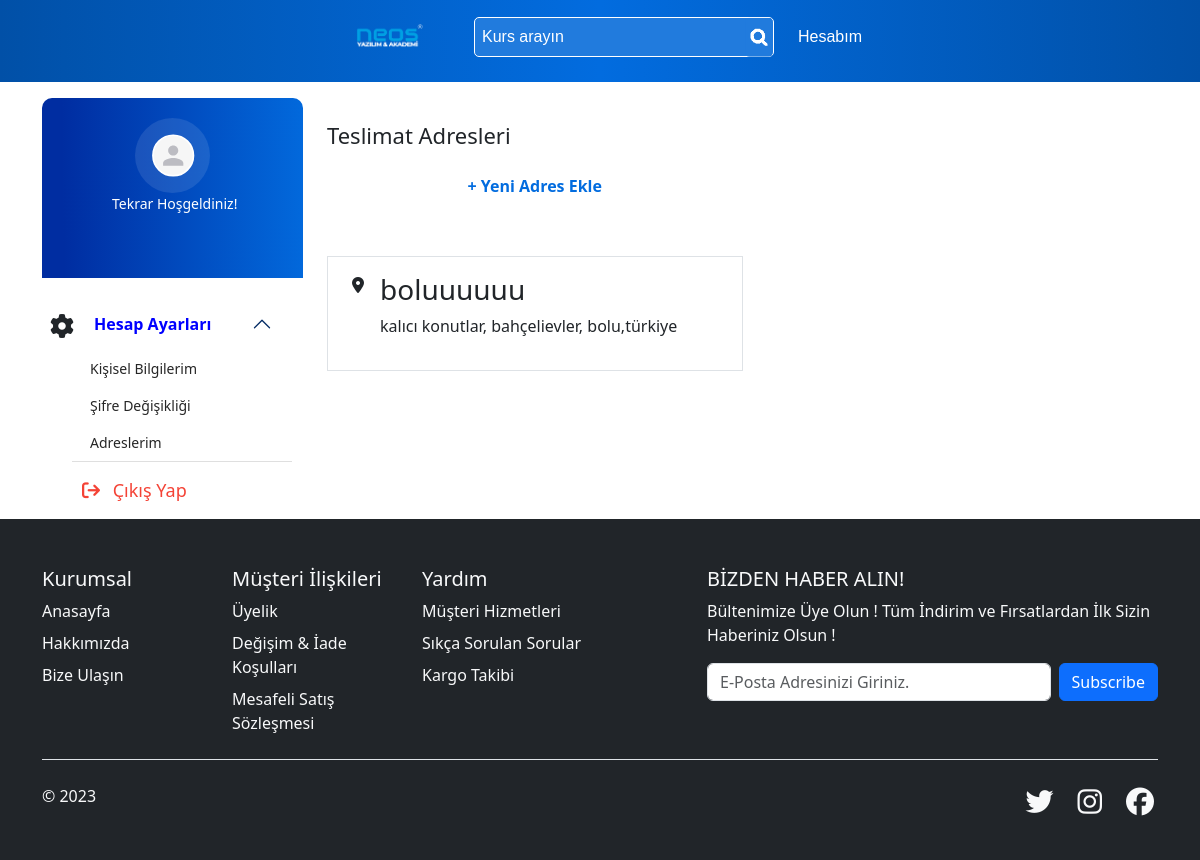
Screenshot of /kullanici/hesabim-adres/ (signed in) with the database file from the repository.
### kurs/models.py (models this page shows, shortened)
class Adres(models.Model):
    user = models.OneToOneField(User,on_delete=models.CASCADE, null=True,blank=True)
    ulke = models.CharField(max_length=100)
    sehir = models.CharField(max_length=100)
    ilce = models.CharField(max_length=100)
    acik_adres = models.CharField(max_length=100)
    adres_baslik = models.CharField(max_length=100)

### user/views.py (the view, shortened to what this page needs)
# urls.py: path('hesabim-adres/',adres, name='hesabim-adres')
def adres(request):
    user = request.user
    adress= Adres.objects.filter(user = user)
    context = {
        'adres' : adress,
    }
    return render(request,'hesabim-adres.html',context)

### kurs/context_processors.py (called while the page is built)
def kategori_context(request):
    kategori = Kategori.objects.all()
    return{'kategori': kategori}

### templates/hesabim-adres.html (shortened to what this page needs)
{% extends "index.html" %}
{% load static %}
{% block content %}
{% include "includes/_navbar.html" %}
<div class="sidenav-content mt-3 container">
  <div class="side-nav-header">
    <div class="row">
      {% include "includes/_hesabim-left-side.html" %}
      <div class="col-lg-9 col-sm-12 right-side hessap">
        <form method="POST">
          <div id="adreslerimm" class="adreslerim pt-4">
            <div class="s d-flex gap-3">
              <div class="col-lg-6 col-md-12">
                <h4 class="adresBasi w-100">Teslimat Adresleri</h4>
                <button type="button" class="btn btn-bg w-100" data-bs-toggle="modal" data-bs-target="#teslimatModal">
                  <span class="aciklamas">+ Yeni Adres Ekle</span>
                </button>
              </div>
            </div>
            </div>
        </form>
        {% for i in adres %}
        {% if request.user.adres%}
        <div class="d-flex">
          <div class="col-lg-6 col-md-12 border border-1 mt-5 p-3">
            <div class="d-flex justify-content-start">
              <div class="mx-2">
                <i class="fa-solid fa-location-dot"></i>
              </div>
              <div class="mx-2">
                <h3>{{i.adres_baslik}}</h3>
                <div>
                  <p>{{i.acik_adres}}, {{i.ilce}}, {{i.sehir}},{{i.ulke}}</p>
                </div>
              </div>
            </div>
          </div>
        </div>
        {% endif %}
        {% endfor %}
      </div>
    </div>
  </div>
</div>
{% endblock content %}

### static/css/stylev1.css (style rules this page uses)
.btn-bg { border: 1px solid var(--outline-lightblue) !important; padding: 10px !important; }
.adresBasi { font-size: 22px; font-weight: 500; margin-bottom: 15px !important; }
.aciklamas { font-size: 16px; font-weight: 600; color: #026cdf; }

### rows the page displays
Adres: adres_baslik "boluuuuuu", acik_adres "kalıcı konutlar", ilce "bahçelievler", sehir "bolu", ulke "türkiye"
